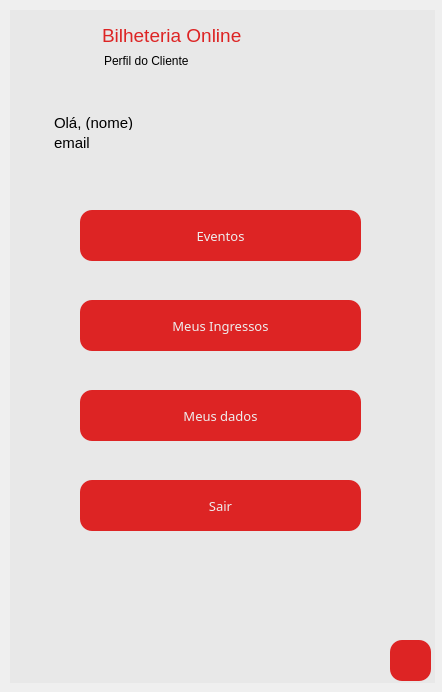
<?xml version="1.0" encoding="UTF-8"?>
<ui version="4.0">
 <class>Form</class>
 <widget class="QWidget" name="Form">
  <property name="geometry">
   <rect>
    <x>0</x>
    <y>0</y>
    <width>442</width>
    <height>692</height>
   </rect>
  </property>
  <property name="windowTitle">
   <string>Meu Perfil Cliente</string>
  </property>
  <widget class="QFrame" name="frame">
   <property name="geometry">
    <rect>
     <x>10</x>
     <y>10</y>
     <width>425</width>
     <height>673</height>
    </rect>
   </property>
   <property name="cursor">
    <cursorShape>ArrowCursor</cursorShape>
   </property>
   <property name="styleSheet">
    <string notr="true">background-color: rgb(232, 232, 232);</string>
   </property>
   <property name="frameShape">
    <enum>QFrame::NoFrame</enum>
   </property>
   <property name="frameShadow">
    <enum>QFrame::Raised</enum>
   </property>
   <widget class="QLabel" name="tck">
    <property name="geometry">
     <rect>
      <x>20</x>
      <y>10</y>
      <width>51</width>
      <height>31</height>
     </rect>
    </property>
    <property name="styleSheet">
     <string notr="true"/>
    </property>
    <property name="text">
     <string/>
    </property>
    <property name="pixmap">
     <pixmap>../imgs/tickets.png</pixmap>
    </property>
    <property name="scaledContents">
     <bool>true</bool>
    </property>
   </widget>
   <widget class="QPushButton" name="bt_voltarperfilCliente">
    <property name="enabled">
     <bool>true</bool>
    </property>
    <property name="geometry">
     <rect>
      <x>380</x>
      <y>630</y>
      <width>41</width>
      <height>41</height>
     </rect>
    </property>
    <property name="font">
     <font>
      <pointsize>10</pointsize>
      <weight>75</weight>
      <bold>true</bold>
     </font>
    </property>
    <property name="styleSheet">
     <string notr="true">QPushButton{
	background-color: rgba(221, 33, 33, 0.99);
	border-radius: 12px;
	color: rgb(238, 238, 238);
}

QPushButton:hover{
	background-color: rgb(255, 206, 137);
	border-radius: 12px;
	color: rgb(100, 76, 47);
}
</string>
    </property>
    <property name="text">
     <string/>
    </property>
    <property name="icon">
     <iconset>
      <normaloff>../imgs/voltar.png</normaloff>../imgs/voltar.png</iconset>
    </property>
    <property name="iconSize">
     <size>
      <width>25</width>
      <height>25</height>
     </size>
    </property>
   </widget>
   <widget class="QTextEdit" name="texto_olaNomeAdm">
    <property name="geometry">
     <rect>
      <x>40</x>
      <y>100</y>
      <width>181</width>
      <height>31</height>
     </rect>
    </property>
    <property name="styleSheet">
     <string notr="true">border: none;</string>
    </property>
    <property name="html">
     <string>&lt;!DOCTYPE HTML PUBLIC &quot;-//W3C//DTD HTML 4.0//EN&quot; &quot;http://www.w3.org/TR/REC-html40/strict.dtd&quot;&gt;
&lt;html&gt;&lt;head&gt;&lt;meta name=&quot;qrichtext&quot; content=&quot;1&quot; /&gt;&lt;style type=&quot;text/css&quot;&gt;
p, li { white-space: pre-wrap; }
&lt;/style&gt;&lt;/head&gt;&lt;body style=&quot; font-family:'MS Shell Dlg 2'; font-size:8.25pt; font-weight:400; font-style:normal;&quot;&gt;
&lt;p style=&quot; margin-top:0px; margin-bottom:0px; margin-left:0px; margin-right:0px; -qt-block-indent:0; text-indent:0px;&quot;&gt;&lt;span style=&quot; font-size:11pt;&quot;&gt;Olá, (nome)&lt;/span&gt;&lt;/p&gt;&lt;/body&gt;&lt;/html&gt;</string>
    </property>
   </widget>
   <widget class="QTextEdit" name="texto_infoEmailADM">
    <property name="geometry">
     <rect>
      <x>40</x>
      <y>120</y>
      <width>181</width>
      <height>31</height>
     </rect>
    </property>
    <property name="styleSheet">
     <string notr="true">border: none;</string>
    </property>
    <property name="html">
     <string>&lt;!DOCTYPE HTML PUBLIC &quot;-//W3C//DTD HTML 4.0//EN&quot; &quot;http://www.w3.org/TR/REC-html40/strict.dtd&quot;&gt;
&lt;html&gt;&lt;head&gt;&lt;meta name=&quot;qrichtext&quot; content=&quot;1&quot; /&gt;&lt;style type=&quot;text/css&quot;&gt;
p, li { white-space: pre-wrap; }
&lt;/style&gt;&lt;/head&gt;&lt;body style=&quot; font-family:'MS Shell Dlg 2'; font-size:8.25pt; font-weight:400; font-style:normal;&quot;&gt;
&lt;p style=&quot; margin-top:0px; margin-bottom:0px; margin-left:0px; margin-right:0px; -qt-block-indent:0; text-indent:0px;&quot;&gt;&lt;span style=&quot; font-size:11pt;&quot;&gt;email&lt;/span&gt;&lt;/p&gt;&lt;/body&gt;&lt;/html&gt;</string>
    </property>
   </widget>
   <widget class="QPushButton" name="bt_eventos">
    <property name="enabled">
     <bool>true</bool>
    </property>
    <property name="geometry">
     <rect>
      <x>70</x>
      <y>200</y>
      <width>281</width>
      <height>51</height>
     </rect>
    </property>
    <property name="font">
     <font>
      <family>Arial Rounded MT Bold</family>
      <pointsize>10</pointsize>
      <weight>50</weight>
      <bold>false</bold>
     </font>
    </property>
    <property name="styleSheet">
     <string notr="true">QPushButton{
	background-color: rgba(221, 33, 33, 0.99);
	border-radius: 12px;
	color: rgb(238, 238, 238);
}

QPushButton:hover{
	background-color: rgb(255, 206, 137);
	border-radius: 12px;
	color: rgb(100, 76, 47);
}
</string>
    </property>
    <property name="text">
     <string>Eventos</string>
    </property>
   </widget>
   <widget class="QPushButton" name="bt_sairCliente">
    <property name="enabled">
     <bool>true</bool>
    </property>
    <property name="geometry">
     <rect>
      <x>70</x>
      <y>470</y>
      <width>281</width>
      <height>51</height>
     </rect>
    </property>
    <property name="font">
     <font>
      <family>Arial Rounded MT Bold</family>
      <pointsize>10</pointsize>
      <weight>50</weight>
      <bold>false</bold>
     </font>
    </property>
    <property name="styleSheet">
     <string notr="true">QPushButton{
	background-color: rgba(221, 33, 33, 0.99);
	border-radius: 12px;
	color: rgb(238, 238, 238);
}

QPushButton:hover{
	background-color: rgb(255, 206, 137);
	border-radius: 12px;
	color: rgb(100, 76, 47);
}
</string>
    </property>
    <property name="text">
     <string>Sair</string>
    </property>
    <property name="autoDefault">
     <bool>false</bool>
    </property>
    <property name="flat">
     <bool>false</bool>
    </property>
   </widget>
   <widget class="QTextEdit" name="textEdit">
    <property name="geometry">
     <rect>
      <x>90</x>
      <y>40</y>
      <width>171</width>
      <height>31</height>
     </rect>
    </property>
    <property name="font">
     <font>
      <family>Arial</family>
     </font>
    </property>
    <property name="styleSheet">
     <string notr="true">border: none;
font-family: Arial;

</string>
    </property>
    <property name="html">
     <string>&lt;!DOCTYPE HTML PUBLIC &quot;-//W3C//DTD HTML 4.0//EN&quot; &quot;http://www.w3.org/TR/REC-html40/strict.dtd&quot;&gt;
&lt;html&gt;&lt;head&gt;&lt;meta name=&quot;qrichtext&quot; content=&quot;1&quot; /&gt;&lt;style type=&quot;text/css&quot;&gt;
p, li { white-space: pre-wrap; }
&lt;/style&gt;&lt;/head&gt;&lt;body style=&quot; font-family:'Arial'; font-size:8.25pt; font-weight:400; font-style:normal;&quot;&gt;
&lt;p style=&quot; margin-top:0px; margin-bottom:0px; margin-left:0px; margin-right:0px; -qt-block-indent:0; text-indent:0px;&quot;&gt;&lt;span style=&quot; font-family:'MS Shell Dlg 2'; font-size:9pt;&quot;&gt;Perfil do Cliente&lt;/span&gt;&lt;/p&gt;&lt;/body&gt;&lt;/html&gt;</string>
    </property>
   </widget>
   <widget class="QPushButton" name="bt_ingressos">
    <property name="enabled">
     <bool>true</bool>
    </property>
    <property name="geometry">
     <rect>
      <x>70</x>
      <y>290</y>
      <width>281</width>
      <height>51</height>
     </rect>
    </property>
    <property name="font">
     <font>
      <family>Arial Rounded MT Bold</family>
      <pointsize>10</pointsize>
      <weight>50</weight>
      <bold>false</bold>
     </font>
    </property>
    <property name="styleSheet">
     <string notr="true">QPushButton{
	background-color: rgba(221, 33, 33, 0.99);
	border-radius: 12px;
	color: rgb(238, 238, 238);
}

QPushButton:hover{
	background-color: rgb(255, 206, 137);
	border-radius: 12px;
	color: rgb(100, 76, 47);
}
</string>
    </property>
    <property name="text">
     <string>Meus Ingressos</string>
    </property>
   </widget>
   <widget class="QPushButton" name="bt_editardados">
    <property name="enabled">
     <bool>true</bool>
    </property>
    <property name="geometry">
     <rect>
      <x>70</x>
      <y>380</y>
      <width>281</width>
      <height>51</height>
     </rect>
    </property>
    <property name="font">
     <font>
      <family>Arial Rounded MT Bold</family>
      <pointsize>10</pointsize>
      <weight>50</weight>
      <bold>false</bold>
     </font>
    </property>
    <property name="styleSheet">
     <string notr="true">QPushButton{
	background-color: rgba(221, 33, 33, 0.99);
	border-radius: 12px;
	color: rgb(238, 238, 238);
}

QPushButton:hover{
	background-color: rgb(255, 206, 137);
	border-radius: 12px;
	color: rgb(100, 76, 47);
}
</string>
    </property>
    <property name="text">
     <string>Meus dados</string>
    </property>
   </widget>
   <widget class="QLineEdit" name="lineEdit">
    <property name="geometry">
     <rect>
      <x>90</x>
      <y>10</y>
      <width>151</width>
      <height>31</height>
     </rect>
    </property>
    <property name="font">
     <font>
      <family>MS Shell Dlg 2</family>
      <pointsize>14</pointsize>
     </font>
    </property>
    <property name="styleSheet">
     <string notr="true">border: none;
color: rgba(221, 33, 33, 0.99);</string>
    </property>
    <property name="text">
     <string>Bilheteria Online</string>
    </property>
   </widget>
  </widget>
 </widget>
 <resources/>
 <connections/>
</ui>
